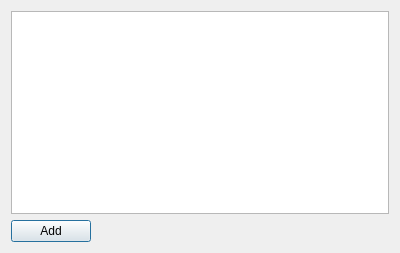
<?xml version="1.0" encoding="UTF-8"?>
<ui version="4.0">
 <class>SignalGroupsWidget</class>
 <widget class="QDialog" name="SignalGroupsWidget">
  <property name="geometry">
   <rect>
    <x>0</x>
    <y>0</y>
    <width>400</width>
    <height>253</height>
   </rect>
  </property>
  <property name="windowTitle">
   <string>Dialog</string>
  </property>
  <layout class="QGridLayout" name="gridLayout">
   <item row="1" column="0">
    <widget class="QPushButton" name="btnAdd">
     <property name="sizePolicy">
      <sizepolicy hsizetype="Fixed" vsizetype="Fixed">
       <horstretch>0</horstretch>
       <verstretch>0</verstretch>
      </sizepolicy>
     </property>
     <property name="text">
      <string>Add</string>
     </property>
    </widget>
   </item>
   <item row="0" column="0">
    <widget class="QTableView" name="tableView"/>
   </item>
  </layout>
 </widget>
 <resources/>
 <connections/>
</ui>
